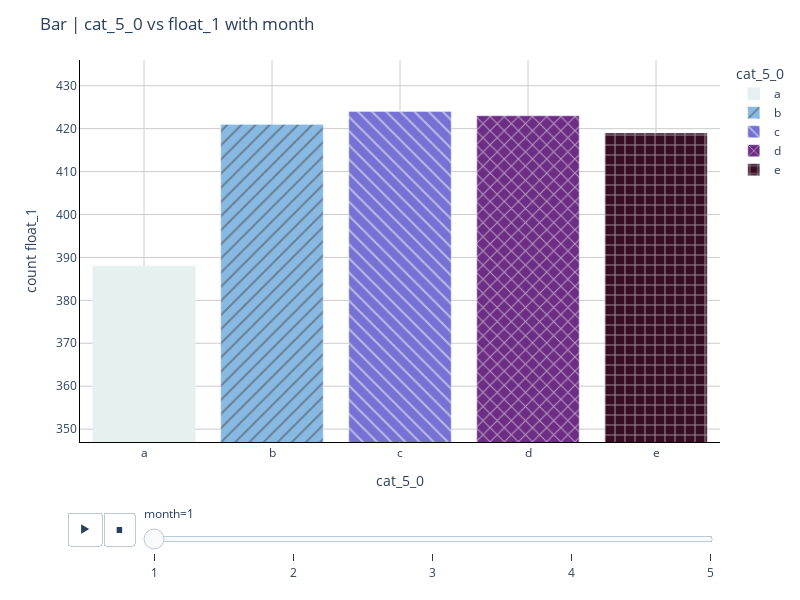

Source (notebook cell):
### Code cell
plotlymodex.animated_bar(
    df,
    x='cat_5_0',
    y='float_1',
    animation_frame='month',
    agg_func='count',
    pattern_shape='cat_5_0',
    color='cat_5_0',
    barmode='group',
    colorscale=plotlymodex.list_colorscale(n=5, colorscale='dense'),
)

### Figure 1 — Plotly figure (JSON) as saved in the notebook; plotly's stock layout.template omitted (floating-point values rounded to 4 significant figures)
{"data": [{"hovertemplate": "x: %{x}<br>y: %{y}", "legendgroup": "a", "marker": {"color": "#e6f0f0", "pattern": {"shape": ""}}, "name": "a", "orientation": "v", "showlegend": true, "textposition": "auto", "type": "bar", "x": ["a"], "xaxis": "x", "y": [388], "yaxis": "y"}, {"hovertemplate": "x: %{x}<br>y: %{y}", "legendgroup": "b", "marker": {"color": "#88b9e3", "pattern": {"shape": "/"}}, "name": "b", "orientation": "v", "showlegend": true, "textposition": "auto", "type": "bar", "x": ["b"], "xaxis": "x", "y": [421], "yaxis": "y"}, {"hovertemplate": "x: %{x}<br>y: %{y}", "legendgroup": "c", "marker": {"color": "#7672d3", "pattern": {"shape": "\\"}}, "name": "c", "orientation": "v", "showlegend": true, "textposition": "auto", "type": "bar", "x": ["c"], "xaxis": "x", "y": [424], "yaxis": "y"}, {"hovertemplate": "x: %{x}<br>y: %{y}", "legendgroup": "d", "marker": {"color": "#6e2d84", "pattern": {"shape": "x"}}, "name": "d", "orientation": "v", "showlegend": true, "textposition": "auto", "type": "bar", "x": ["d"], "xaxis": "x", "y": [423], "yaxis": "y"}, {"hovertemplate": "x: %{x}<br>y: %{y}", "legendgroup": "e", "marker": {"color": "#360e24", "pattern": {"shape": "+"}}, "name": "e", "orientation": "v", "showlegend": true, "textposition": "auto", "type": "bar", "x": ["e"], "xaxis": "x", "y": [419], "yaxis": "y"}], "layout": {"barmode": "group", "height": 600, "legend": {"bgcolor": "#ffffff", "bordercolor": "#ffffff", "borderwidth": 1, "orientation": "v", "title": {"text": "cat_5_0"}, "tracegroupgap": 0}, "margin": {"t": 60}, "paper_bgcolor": "white", "plot_bgcolor": "white", "showlegend": true, "sliders": [{"active": 0, "currentvalue": {"prefix": "month="}, "len": 0.9, "pad": {"b": 10, "t": 60}, "steps": [{"args": [["1"], {"frame": {"duration": 0, "redraw": true}, "fromcurrent": true, "mode": "immediate", "transition": {"duration": 0, "easing": "linear"}}], "label": "1", "method": "animate"}, {"args": [["2"], {"frame": {"duration": 0, "redraw": true}, "fromcurrent": true, "mode": "immediate", "transition": {"duration": 0, "easing": "linear"}}], "label": "2", "method": "animate"}, {"args": [["3"], {"frame": {"duration": 0, "redraw": true}, "fromcurrent": true, "mode": "immediate", "transition": {"duration": 0, "easing": "linear"}}], "label": "3", "method": "animate"}, {"args": [["4"], {"frame": {"duration": 0, "redraw": true}, "fromcurrent": true, "mode": "immediate", "transition": {"duration": 0, "easing": "linear"}}], "label": "4", "method": "animate"}, {"args": [["5"], {"frame": {"duration": 0, "redraw": true}, "fromcurrent": true, "mode": "immediate", "transition": {"duration": 0, "easing": "linear"}}], "label": "5", "method": "animate"}], "x": 0.1, "xanchor": "left", "y": 0, "yanchor": "top"}], "title": {"text": "Bar | cat_5_0 vs float_1 with month"}, "updatemenus": [{"buttons": [{"args": [null, {"frame": {"duration": 500, "redraw": true}, "fromcurrent": true, "mode": "immediate", "transition": {"duration": 500, "easing": "linear"}}], "label": "&#9654;", "method": "animate"}, {"args": [[null], {"frame": {"duration": 0, "redraw": true}, "fromcurrent": true, "mode": "immediate", "transition": {"duration": 0, "easing": "linear"}}], "label": "&#9724;", "method": "animate"}], "direction": "left", "pad": {"r": 10, "t": 70}, "showactive": false, "type": "buttons", "x": 0.1, "xanchor": "right", "y": 0, "yanchor": "top"}], "width": 800, "xaxis": {"anchor": "y", "categoryarray": ["a", "b", "c", "d", "e"], "categoryorder": "array", "domain": [0, 1], "gridcolor": "#CCCCCC", "linecolor": "black", "range": ["a", "e"], "showgrid": true, "title": {"text": "cat_5_0"}, "type": "-", "zerolinecolor": "#AAAAAA"}, "yaxis": {"anchor": "x", "domain": [0, 1], "gridcolor": "#CCCCCC", "linecolor": "black", "range": [347, 436], "showgrid": true, "title": {"text": "count float_1"}, "type": "-", "zerolinecolor": "#AAAAAA"}}}
